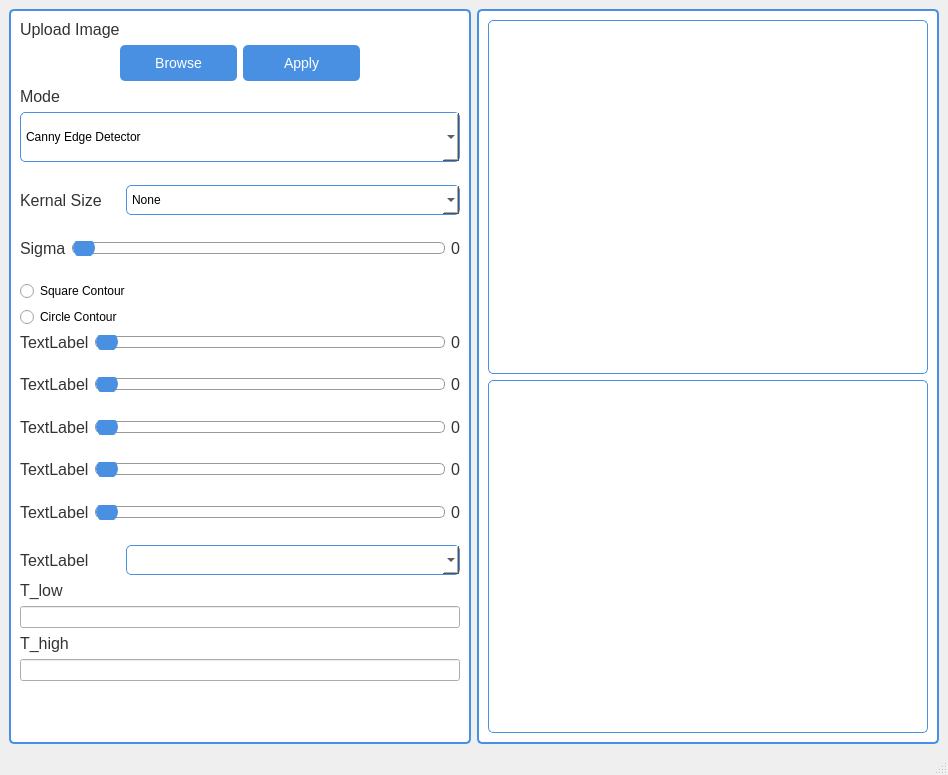
<?xml version="1.0" encoding="UTF-8"?>
<ui version="4.0">
 <class>MainWindow</class>
 <widget class="QMainWindow" name="MainWindow">
  <property name="geometry">
   <rect>
    <x>0</x>
    <y>0</y>
    <width>948</width>
    <height>775</height>
   </rect>
  </property>
  <property name="windowTitle">
   <string>MainWindow</string>
  </property>
  <property name="styleSheet">
   <string notr="true">/* Apply to the entire application */
QWidget {
    
    
    font-family: Arial, sans-serif; /* Set font to Arial or a fallback sans-serif */
}

/* Apply to buttons */
QPushButton {
    background-color: #4A90E2; /* Light blue background */
    border: none; /* No border */
    color: white; /* White text color */
    padding: 10px 20px; /* Padding */
    border-radius: 5px; /* Rounded corners */
    font-size: 14px; /* Font size */
}

QPushButton:hover {
    background-color: #357EBD; /* Darker blue on hover */
}

/* Apply to labels */
QLabel {
    color: #333333; /* Dark text color */
    font-size: 16px; /* Font size */
}

/* Apply to group boxes */
QGroupBox {
    background-color: #ffffff; /* White background */
    border: 2px solid #4A90E2; /* Light blue border */
    border-radius: 5px; /* Rounded corners */
}

/* Apply to sliders */
QSlider::groove:horizontal {
    border: 1px solid #999999; /* Gray border */
    background: #ffffff; /* White background */
    height: 10px; /* Groove height */
    border-radius: 5px; /* Rounded corners */
}

QSlider::handle:horizontal {
    background: #4A90E2; /* Light blue handle */
    border: 1px solid #4A90E2; /* Light blue border */
    width: 20px; /* Handle width */
    margin: -5px 0; /* Center the handle vertically */
    border-radius: 10px; /* Rounded corners */
}

/* Apply to combo boxes */
QComboBox {
    background-color: #ffffff; /* White background */
    border: 1px solid #4A90E2; /* Light blue border */
    border-radius: 5px; /* Rounded corners */
    padding: 5px; /* Padding */
}

/* Apply to graphics views */
QGraphicsView {
    background-color: #ffffff; /* White background */
    border: 1px solid #4A90E2; /* Light blue border */
    border-radius: 5px; /* Rounded corners */
}

/* Apply to scroll bars */
QScrollBar:vertical {
    border: 1px solid #999999; /* Gray border */
    background: #ffffff; /* White background */
    width: 10px; /* Scroll bar width */
    margin: 0px 0px 0px 0px; /* Margin */
}

QScrollBar::handle:vertical {
    background: #4A90E2; /* Light blue handle */
    min-height: 20px; /* Handle minimum height */
    border-radius: 5px; /* Rounded corners */
}

QScrollBar::add-line:vertical {
    height: 0px; /* No height for add line */
    subcontrol-position: bottom; /* Align to bottom */
    subcontrol-origin: margin; /* Origin from margin */
}

QScrollBar::sub-line:vertical {
    height: 0px; /* No height for sub line */
    subcontrol-position: top; /* Align to top */
    subcontrol-origin: margin; /* Origin from margin */
}
</string>
  </property>
  <widget class="QWidget" name="centralwidget">
   <layout class="QGridLayout" name="gridLayout_16">
    <item row="0" column="0">
     <widget class="QGroupBox" name="groupBox_2">
      <property name="minimumSize">
       <size>
        <width>100</width>
        <height>0</height>
       </size>
      </property>
      <property name="maximumSize">
       <size>
        <width>600</width>
        <height>16777215</height>
       </size>
      </property>
      <property name="title">
       <string/>
      </property>
      <layout class="QGridLayout" name="gridLayout_15">
       <item row="6" column="0">
        <widget class="QRadioButton" name="radioButton">
         <property name="text">
          <string>Square Contour</string>
         </property>
        </widget>
       </item>
       <item row="7" column="0">
        <widget class="QRadioButton" name="radioButton_2">
         <property name="text">
          <string>Circle Contour</string>
         </property>
        </widget>
       </item>
       <item row="9" column="0">
        <spacer name="verticalSpacer_5">
         <property name="orientation">
          <enum>Qt::Vertical</enum>
         </property>
         <property name="sizeHint" stdset="0">
          <size>
           <width>20</width>
           <height>40</height>
          </size>
         </property>
        </spacer>
       </item>
       <item row="22" column="0">
        <spacer name="verticalSpacer_10">
         <property name="orientation">
          <enum>Qt::Vertical</enum>
         </property>
         <property name="sizeHint" stdset="0">
          <size>
           <width>20</width>
           <height>40</height>
          </size>
         </property>
        </spacer>
       </item>
       <item row="16" column="0">
        <layout class="QGridLayout" name="gridLayout_13">
         <item row="0" column="1">
          <widget class="QSlider" name="horizontalSlider_6">
           <property name="maximum">
            <number>102</number>
           </property>
           <property name="orientation">
            <enum>Qt::Horizontal</enum>
           </property>
          </widget>
         </item>
         <item row="0" column="2">
          <widget class="QLabel" name="label_16">
           <property name="text">
            <string>0</string>
           </property>
          </widget>
         </item>
         <item row="0" column="0">
          <widget class="QLabel" name="label_11">
           <property name="maximumSize">
            <size>
             <width>100</width>
             <height>16777215</height>
            </size>
           </property>
           <property name="text">
            <string>TextLabel</string>
           </property>
          </widget>
         </item>
         <item row="1" column="1">
          <spacer name="verticalSpacer_9">
           <property name="orientation">
            <enum>Qt::Vertical</enum>
           </property>
           <property name="sizeHint" stdset="0">
            <size>
             <width>20</width>
             <height>40</height>
            </size>
           </property>
          </spacer>
         </item>
        </layout>
       </item>
       <item row="11" column="0">
        <spacer name="verticalSpacer_6">
         <property name="orientation">
          <enum>Qt::Vertical</enum>
         </property>
         <property name="sizeHint" stdset="0">
          <size>
           <width>20</width>
           <height>40</height>
          </size>
         </property>
        </spacer>
       </item>
       <item row="10" column="0">
        <layout class="QGridLayout" name="gridLayout_10">
         <item row="0" column="0">
          <widget class="QLabel" name="label_7">
           <property name="text">
            <string>TextLabel</string>
           </property>
          </widget>
         </item>
         <item row="0" column="1">
          <widget class="QSlider" name="horizontalSlider_3">
           <property name="maximum">
            <number>100</number>
           </property>
           <property name="orientation">
            <enum>Qt::Horizontal</enum>
           </property>
          </widget>
         </item>
         <item row="0" column="2">
          <widget class="QLabel" name="label_13">
           <property name="text">
            <string>0</string>
           </property>
          </widget>
         </item>
        </layout>
       </item>
       <item row="12" column="0">
        <layout class="QGridLayout" name="gridLayout_11">
         <item row="0" column="0">
          <widget class="QLabel" name="label_8">
           <property name="text">
            <string>TextLabel</string>
           </property>
          </widget>
         </item>
         <item row="0" column="1">
          <widget class="QSlider" name="horizontalSlider_4">
           <property name="maximum">
            <number>100</number>
           </property>
           <property name="orientation">
            <enum>Qt::Horizontal</enum>
           </property>
          </widget>
         </item>
         <item row="0" column="2">
          <widget class="QLabel" name="label_14">
           <property name="text">
            <string>0</string>
           </property>
          </widget>
         </item>
        </layout>
       </item>
       <item row="4" column="0">
        <layout class="QGridLayout" name="gridLayout_8">
         <item row="0" column="0">
          <layout class="QGridLayout" name="gridLayout_6">
           <item row="0" column="1">
            <widget class="QComboBox" name="kernal_combo">
             <property name="minimumSize">
              <size>
               <width>0</width>
               <height>30</height>
              </size>
             </property>
             <item>
              <property name="text">
               <string>None</string>
              </property>
             </item>
             <item>
              <property name="text">
               <string>3 X 3 </string>
              </property>
             </item>
             <item>
              <property name="text">
               <string>5 X 5</string>
              </property>
             </item>
             <item>
              <property name="text">
               <string>7 X 7</string>
              </property>
             </item>
            </widget>
           </item>
           <item row="0" column="0">
            <widget class="QLabel" name="kernal_label">
             <property name="maximumSize">
              <size>
               <width>100</width>
               <height>16777215</height>
              </size>
             </property>
             <property name="text">
              <string>Kernal Size</string>
             </property>
            </widget>
           </item>
          </layout>
         </item>
         <item row="2" column="0">
          <layout class="QGridLayout" name="gridLayout_7">
           <item row="0" column="0">
            <widget class="QLabel" name="sigma_label">
             <property name="text">
              <string>Sigma</string>
             </property>
            </widget>
           </item>
           <item row="0" column="1">
            <widget class="QSlider" name="sigma_slider">
             <property name="maximum">
              <number>100</number>
             </property>
             <property name="orientation">
              <enum>Qt::Horizontal</enum>
             </property>
            </widget>
           </item>
           <item row="0" column="2">
            <widget class="QLabel" name="slider_sig_label">
             <property name="text">
              <string>0</string>
             </property>
            </widget>
           </item>
          </layout>
         </item>
         <item row="1" column="0">
          <spacer name="verticalSpacer_4">
           <property name="orientation">
            <enum>Qt::Vertical</enum>
           </property>
           <property name="sizeType">
            <enum>QSizePolicy::Preferred</enum>
           </property>
           <property name="sizeHint" stdset="0">
            <size>
             <width>20</width>
             <height>40</height>
            </size>
           </property>
          </spacer>
         </item>
        </layout>
       </item>
       <item row="0" column="0">
        <layout class="QGridLayout" name="gridLayout_4">
         <property name="topMargin">
          <number>0</number>
         </property>
         <item row="1" column="0">
          <layout class="QGridLayout" name="gridLayout_3">
           <item row="0" column="3">
            <spacer name="horizontalSpacer_2">
             <property name="orientation">
              <enum>Qt::Horizontal</enum>
             </property>
             <property name="sizeType">
              <enum>QSizePolicy::Preferred</enum>
             </property>
             <property name="sizeHint" stdset="0">
              <size>
               <width>100</width>
               <height>20</height>
              </size>
             </property>
            </spacer>
           </item>
           <item row="0" column="1">
            <widget class="QPushButton" name="pushButton">
             <property name="maximumSize">
              <size>
               <width>16777215</width>
               <height>50</height>
              </size>
             </property>
             <property name="text">
              <string>Browse</string>
             </property>
            </widget>
           </item>
           <item row="0" column="0">
            <spacer name="horizontalSpacer">
             <property name="orientation">
              <enum>Qt::Horizontal</enum>
             </property>
             <property name="sizeType">
              <enum>QSizePolicy::Preferred</enum>
             </property>
             <property name="sizeHint" stdset="0">
              <size>
               <width>100</width>
               <height>20</height>
              </size>
             </property>
            </spacer>
           </item>
           <item row="0" column="2">
            <widget class="QPushButton" name="pushButton_2">
             <property name="text">
              <string>Apply</string>
             </property>
            </widget>
           </item>
          </layout>
         </item>
         <item row="0" column="0">
          <widget class="QLabel" name="label">
           <property name="maximumSize">
            <size>
             <width>16777215</width>
             <height>30</height>
            </size>
           </property>
           <property name="text">
            <string>Upload Image</string>
           </property>
          </widget>
         </item>
        </layout>
       </item>
       <item row="14" column="0">
        <layout class="QGridLayout" name="gridLayout_12">
         <item row="0" column="0">
          <widget class="QLabel" name="label_9">
           <property name="text">
            <string>TextLabel</string>
           </property>
          </widget>
         </item>
         <item row="0" column="1">
          <widget class="QSlider" name="horizontalSlider_5">
           <property name="maximum">
            <number>100</number>
           </property>
           <property name="orientation">
            <enum>Qt::Horizontal</enum>
           </property>
          </widget>
         </item>
         <item row="0" column="2">
          <widget class="QLabel" name="label_15">
           <property name="text">
            <string>0</string>
           </property>
          </widget>
         </item>
        </layout>
       </item>
       <item row="1" column="0">
        <spacer name="verticalSpacer">
         <property name="orientation">
          <enum>Qt::Vertical</enum>
         </property>
         <property name="sizeType">
          <enum>QSizePolicy::Preferred</enum>
         </property>
         <property name="sizeHint" stdset="0">
          <size>
           <width>20</width>
           <height>1</height>
          </size>
         </property>
        </spacer>
       </item>
       <item row="5" column="0">
        <spacer name="verticalSpacer_3">
         <property name="orientation">
          <enum>Qt::Vertical</enum>
         </property>
         <property name="sizeType">
          <enum>QSizePolicy::Preferred</enum>
         </property>
         <property name="sizeHint" stdset="0">
          <size>
           <width>20</width>
           <height>40</height>
          </size>
         </property>
        </spacer>
       </item>
       <item row="8" column="0">
        <layout class="QGridLayout" name="gridLayout_9">
         <item row="0" column="0">
          <widget class="QLabel" name="label_6">
           <property name="text">
            <string>TextLabel</string>
           </property>
          </widget>
         </item>
         <item row="0" column="1">
          <widget class="QSlider" name="horizontalSlider_2">
           <property name="maximum">
            <number>100</number>
           </property>
           <property name="orientation">
            <enum>Qt::Horizontal</enum>
           </property>
          </widget>
         </item>
         <item row="0" column="2">
          <widget class="QLabel" name="label_12">
           <property name="text">
            <string>0</string>
           </property>
          </widget>
         </item>
        </layout>
       </item>
       <item row="15" column="0">
        <spacer name="verticalSpacer_8">
         <property name="orientation">
          <enum>Qt::Vertical</enum>
         </property>
         <property name="sizeHint" stdset="0">
          <size>
           <width>20</width>
           <height>40</height>
          </size>
         </property>
        </spacer>
       </item>
       <item row="18" column="0">
        <widget class="QLabel" name="label_4">
         <property name="text">
          <string>T_low</string>
         </property>
        </widget>
       </item>
       <item row="20" column="0">
        <widget class="QLabel" name="label_3">
         <property name="text">
          <string>T_high</string>
         </property>
        </widget>
       </item>
       <item row="23" column="0">
        <spacer name="verticalSpacer_11">
         <property name="orientation">
          <enum>Qt::Vertical</enum>
         </property>
         <property name="sizeHint" stdset="0">
          <size>
           <width>20</width>
           <height>40</height>
          </size>
         </property>
        </spacer>
       </item>
       <item row="24" column="0">
        <spacer name="verticalSpacer_12">
         <property name="orientation">
          <enum>Qt::Vertical</enum>
         </property>
         <property name="sizeHint" stdset="0">
          <size>
           <width>20</width>
           <height>40</height>
          </size>
         </property>
        </spacer>
       </item>
       <item row="17" column="0">
        <layout class="QGridLayout" name="gridLayout_14">
         <item row="0" column="1">
          <widget class="QComboBox" name="colors_combo">
           <property name="minimumSize">
            <size>
             <width>0</width>
             <height>30</height>
            </size>
           </property>
          </widget>
         </item>
         <item row="0" column="0">
          <widget class="QLabel" name="label_10">
           <property name="maximumSize">
            <size>
             <width>100</width>
             <height>16777215</height>
            </size>
           </property>
           <property name="text">
            <string>TextLabel</string>
           </property>
          </widget>
         </item>
        </layout>
       </item>
       <item row="3" column="0">
        <spacer name="verticalSpacer_2">
         <property name="orientation">
          <enum>Qt::Vertical</enum>
         </property>
         <property name="sizeType">
          <enum>QSizePolicy::Preferred</enum>
         </property>
         <property name="sizeHint" stdset="0">
          <size>
           <width>20</width>
           <height>40</height>
          </size>
         </property>
        </spacer>
       </item>
       <item row="2" column="0">
        <layout class="QGridLayout" name="gridLayout_5">
         <item row="1" column="0">
          <widget class="QComboBox" name="mode_name_comboBox">
           <property name="minimumSize">
            <size>
             <width>0</width>
             <height>50</height>
            </size>
           </property>
           <property name="maximumSize">
            <size>
             <width>16777215</width>
             <height>100</height>
            </size>
           </property>
           <property name="currentIndex">
            <number>0</number>
           </property>
           <item>
            <property name="text">
             <string>Canny Edge Detector</string>
            </property>
           </item>
           <item>
            <property name="text">
             <string>Line Detection</string>
            </property>
           </item>
           <item>
            <property name="text">
             <string>Elipse Detection</string>
            </property>
           </item>
           <item>
            <property name="text">
             <string>Circle Detection</string>
            </property>
           </item>
           <item>
            <property name="text">
             <string>Snake</string>
            </property>
           </item>
          </widget>
         </item>
         <item row="0" column="0">
          <widget class="QLabel" name="label_2">
           <property name="maximumSize">
            <size>
             <width>16777215</width>
             <height>20</height>
            </size>
           </property>
           <property name="text">
            <string>Mode</string>
           </property>
          </widget>
         </item>
        </layout>
       </item>
       <item row="19" column="0">
        <widget class="QLineEdit" name="lineEdit_low"/>
       </item>
       <item row="13" column="0">
        <spacer name="verticalSpacer_7">
         <property name="orientation">
          <enum>Qt::Vertical</enum>
         </property>
         <property name="sizeHint" stdset="0">
          <size>
           <width>20</width>
           <height>40</height>
          </size>
         </property>
        </spacer>
       </item>
       <item row="21" column="0">
        <widget class="QLineEdit" name="lineEdit_high"/>
       </item>
      </layout>
     </widget>
    </item>
    <item row="0" column="1">
     <widget class="QGroupBox" name="groupBox">
      <property name="title">
       <string/>
      </property>
      <layout class="QGridLayout" name="gridLayout_2">
       <item row="0" column="0">
        <layout class="QGridLayout" name="gridLayout">
         <item row="0" column="0">
          <widget class="QGraphicsView" name="input_image">
           <property name="minimumSize">
            <size>
             <width>0</width>
             <height>0</height>
            </size>
           </property>
          </widget>
         </item>
         <item row="1" column="0">
          <widget class="QGraphicsView" name="output_image"/>
         </item>
        </layout>
       </item>
      </layout>
     </widget>
    </item>
   </layout>
  </widget>
  <widget class="QMenuBar" name="menubar">
   <property name="geometry">
    <rect>
     <x>0</x>
     <y>0</y>
     <width>948</width>
     <height>20</height>
    </rect>
   </property>
  </widget>
  <widget class="QStatusBar" name="statusbar"/>
 </widget>
 <resources/>
 <connections/>
</ui>
